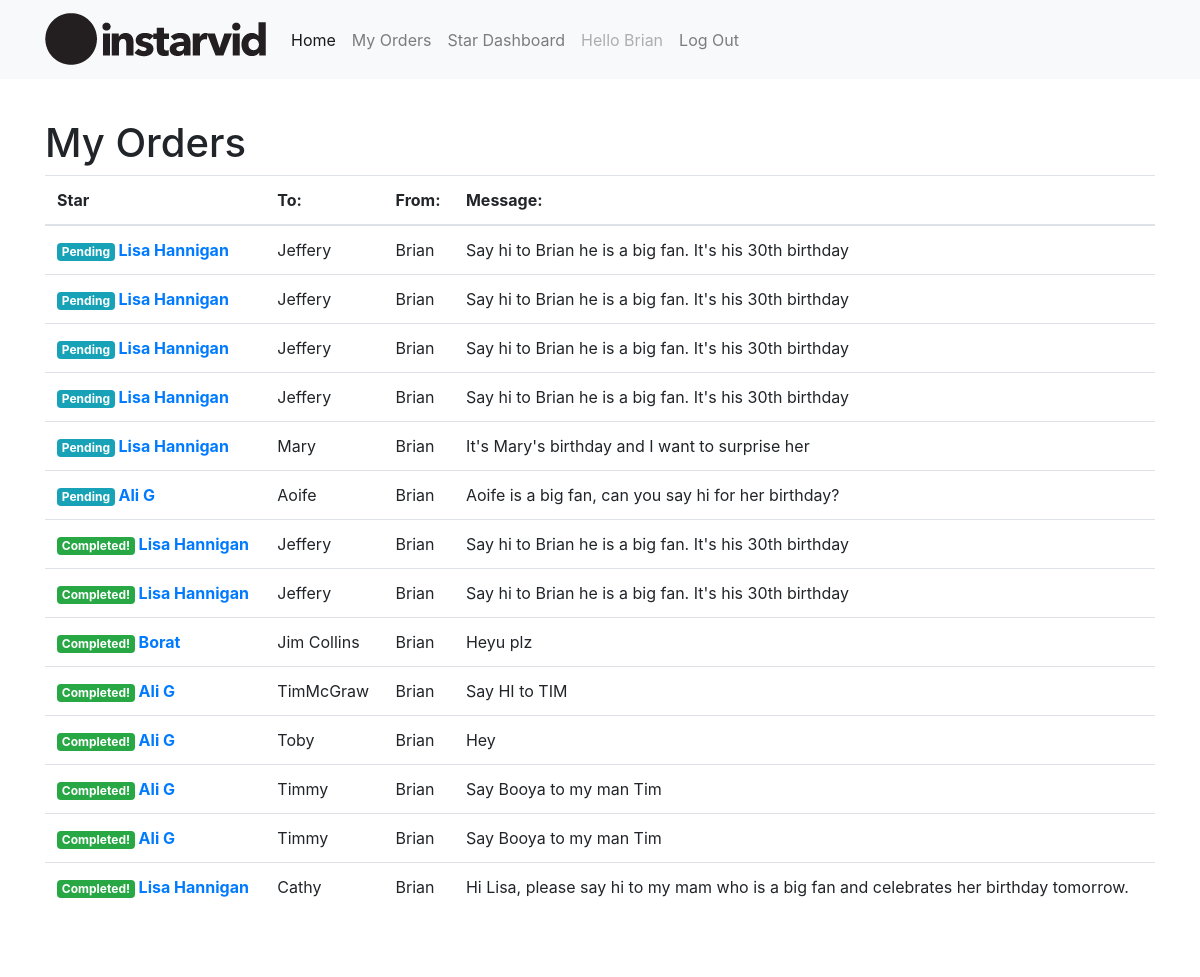
/orders (signed in), run on the app's committed database.
### stars/models.py (models this page shows, shortened)
class Order(models.Model):
    customer = models.ForeignKey(User,
                                 default=ANONYMOUS_USER_ID,
                                 on_delete=models.SET_DEFAULT)
    price = models.DecimalField(max_digits=7, decimal_places=2, default=0)
    starbooked = models.ForeignKey(Star,
                                   default=ANONYMOUS_STAR_ID,
                                   on_delete=models.SET_DEFAULT)
    completed = models.BooleanField(default=False)
    custommessage = models.TextField(max_length=500, default="")
    recipient = models.CharField(max_length=32, default="")
    messagefrom = models.CharField(max_length=32, default="")

class Star(models.Model):
    firstname = models.CharField(max_length=32)
    lastname = models.CharField(max_length=32, blank=True)
    price = models.IntegerField()
    occupation = models.CharField(max_length=32)
    owner = models.ForeignKey(User, null=True, blank=True,
                              on_delete=models.SET_NULL, related_name="owned_by")
    username = models.CharField(max_length=32)
    cover = models.ImageField(upload_to='images/')
    application_letter = models.TextField(blank=True)
    STATUS_CHOICES = [
        ('APPROVED', 'Approved'),
        ('RETURNED', 'Returned with request for further details'),
        ('RESUBMITTED', 'Resubmitted'),
        ('SUSPENDED', 'Suspended'),
        ('RESUB_SUSPENDED', 'Resubmitted after being suspended'),
        ('DECLINED', 'Declined'),
        ('RESUB_DECLINED', 'Resubmitted after being declined'),
        ('PENDING', 'Pending'),
    ]
    status = models.CharField(
        max_length=32,
        choices=STATUS_CHOICES,
        default='PENDING',
    )
    reason_for_status_change = models.TextField(blank=True)

### stars/views.py (the view)
# urls.py: path("orders", views.orders, name="orders"),
def orders(request):
    if request.user.is_authenticated:
        user = request.user
    else:
        return render(request, "users/login.html")
    user_id = request.user.id
    orders_placed = Order.objects.filter(customer=user_id).order_by('-completed')
    context = {
        "orders_placed": orders_placed,
    }
    return render(request, "orders/index.html", context)

### stars/templates/orders/index.html (shortened to what this page needs)
{% extends "stars/layout.html" %}
{% block body %}
<h1>My Orders</h1>
  <table class="table">
    <thead>
      <tr>
        <th scope="col">Star</th>
        <th scope="col">To:</th>
        <th scope="col">From:</th>
        <th scope="col">Message:</th>
      </tr>
    </thead>
    <tbody>
  {% for order in orders_placed reversed %}
      <tr>
        <th scope="row">
          {% if order.completed %}
          <span class="badge badge-success">Completed!</span>
          {% else %}
          <span class="badge badge-info">Pending</span>
          {% endif %}
          <a href="/order/{{order.id}}">{{order.starbooked.firstname}} {{order.starbooked.lastname}}</a>
        </th>
        <td>{{order.recipient}}</td>
        <td>{{order.messagefrom}}</td>
        <td>{{order.custommessage}}</td>
      </tr>
      {% endfor %}
    </tbody>
  </table>
{% endblock %}

### stars/templates/stars/layout.html (shortened to what this page needs)
{% load static %}
<!DOCTYPE html>
<html lang="en">
    <head>
        <link rel="stylesheet" href="https://cdn.jsdelivr.net/npm/bootstrap@4.5.3/dist/css/bootstrap.min.css">
        <link rel="stylesheet" href="{% static 'css/styley.css' %}" />
    </head>
    <body>
      <nav class="navbar navbar-expand-lg navbar-light bg-light" {% if user.is_staff %}style="background-color:hotpink!important"{% endif %}>
        <div class="container">
        <a class="navbar-brand" href="/stars"><img src="{% static '/logo.png' %}" alt="Instarvid Logo"></a>
        <div class="collapse navbar-collapse" id="navbarNav">
          <ul class="navbar-nav">
            <li class="nav-item active">
              <a class="nav-link" href="/">Home <span class="sr-only">(current)</span></a>
            </li>
            {% if user.is_authenticated %}
                <li class="nav-item"><a class="nav-link" href="{% url 'orders' %}">My Orders</a></li>
                        <li class="nav-time"><a class="nav-link" href="{% url 'stardashboard' %}">Star Dashboard</a></li>
                <li class="nav-item"><a class="nav-link disabled">Hello {{ user.username }}</a></li>
                <li class="nav-item"><a class="nav-link" href="{% url 'logout' %}">Log Out</a></li>
            {% else %}
                <li class="nav-item"><a class="nav-link" href="{% url 'login' %}">Log In</a></li>
                <li class="nav-item"><a class="nav-link" href="{% url 'signup' %}">Sign Up</a></li>
            {% endif %}
          </ul>
        </div>
      </div>
      </nav>
      <div class="container">
        {% block body %}
        {% endblock %}
        <div class="clearfix" style="height:50px"></div>
      </div>
    </body>
</html>

### stars/static/css/styley.css (style rules this page uses)
.navbar { margin-bottom: 40px; }

### data on the page
Order: completed "Pending", starbooked.firstname "Lisa", starbooked.lastname "Hannigan", recipient "Jeffery", messagefrom "Brian", custommessage "Say hi to Brian he is a big fan. It's his 30th birthday"
Order: completed "Pending", starbooked.firstname "Lisa", starbooked.lastname "Hannigan", recipient "Jeffery", messagefrom "Brian", custommessage "Say hi to Brian he is a big fan. It's his 30th birthday"
Order: completed "Pending", starbooked.firstname "Lisa", starbooked.lastname "Hannigan", recipient "Jeffery", messagefrom "Brian", custommessage "Say hi to Brian he is a big fan. It's his 30th birthday"
Order: completed "Pending", starbooked.firstname "Lisa", starbooked.lastname "Hannigan", recipient "Jeffery", messagefrom "Brian", custommessage "Say hi to Brian he is a big fan. It's his 30th birthday"
Order: completed "Pending", starbooked.firstname "Lisa", starbooked.lastname "Hannigan", recipient "Mary", messagefrom "Brian", custommessage "It's Mary's birthday and I want to surprise her"
Order: completed "Pending", starbooked.firstname "Ali", starbooked.lastname "G", recipient "Aoife", messagefrom "Brian", custommessage "Aoife is a big fan, can you say hi for her birthday?"
Order: completed "Completed!", starbooked.firstname "Lisa", starbooked.lastname "Hannigan", recipient "Jeffery", messagefrom "Brian", custommessage "Say hi to Brian he is a big fan. It's his 30th birthday"
Order: completed "Completed!", starbooked.firstname "Lisa", starbooked.lastname "Hannigan", recipient "Jeffery", messagefrom "Brian", custommessage "Say hi to Brian he is a big fan. It's his 30th birthday"
Order: completed "Completed!", starbooked.firstname "Borat", recipient "Jim Collins", messagefrom "Brian", custommessage "Heyu plz"
Order: completed "Completed!", starbooked.firstname "Ali", starbooked.lastname "G", recipient "TimMcGraw", messagefrom "Brian", custommessage "Say HI to TIM"
Order: completed "Completed!", starbooked.firstname "Ali", starbooked.lastname "G", recipient "Toby", messagefrom "Brian", custommessage "Hey"
Order: completed "Completed!", starbooked.firstname "Ali", starbooked.lastname "G", recipient "Timmy", messagefrom "Brian", custommessage "Say Booya to my man Tim"
Order: completed "Completed!", starbooked.firstname "Ali", starbooked.lastname "G", recipient "Timmy", messagefrom "Brian", custommessage "Say Booya to my man Tim"
Order: completed "Completed!", starbooked.firstname "Lisa", starbooked.lastname "Hannigan", recipient "Cathy", messagefrom "Brian", custommessage "Hi Lisa, please say hi to my mam who is a big fan and celebrates her birthday tomorrow."

### other printed values
{{ user.username }} "Brian"
